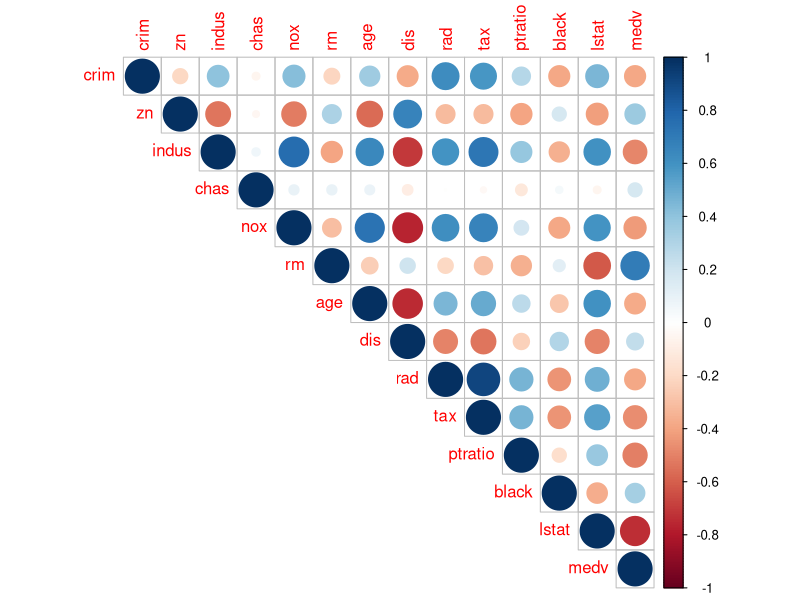
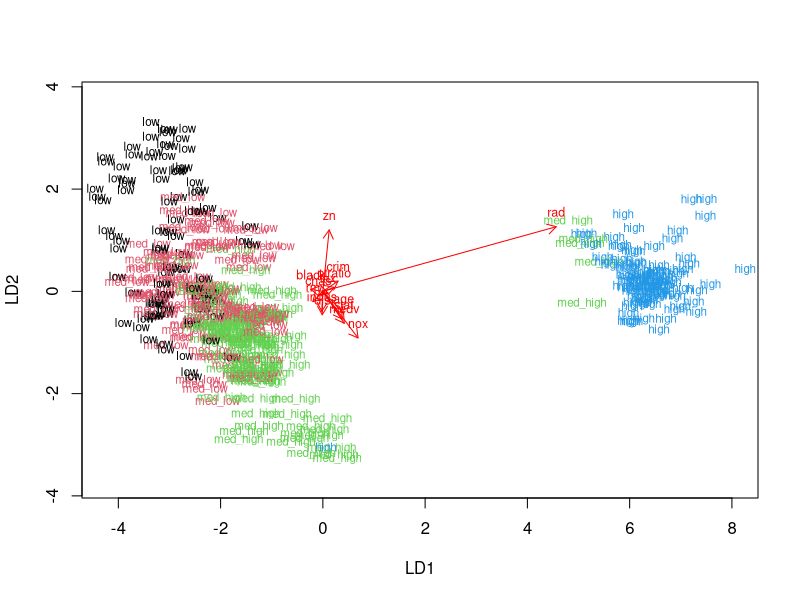

Write the R code that produced these figures, in order. (Note: this script raises an error after producing the figures.)
#Task 2

# libraries
library(MASS)
library(corrplot)
# load the data
data("Boston")

# Structure and dimension
str(Boston)
dim(Boston)
head(Boston)

# Description

#Task 3
cor_matrix<-cor(Boston)
corrplot(cor_matrix,type="upper")
# According to the correlation matrix, the strongest correlations were:
#- mean of distances to five Boston employment centres negatively correlates (-0.75) with proportion of owner-occupied units built prior to 1940;
#- mean of distances to five Boston employment centres negatively correlates (-0.77) with nitrogen oxides concentration;
#- mean of distances to five Boston employment centres negatively correlates (-0.71) proportion of non-retail business acres per town;
#- median value of owner-occupied homes in \$1000s negatively correlates (-0.74) with lower status of the population;
#- median value of owner-occupied homes in \$1000s positively correlates (0.7) with average number of rooms per dwelling;
#- full-value property-tax rate per \$10,000 positively correlates (0.91) with index of accessibility to radial highways;
#- full-value property-tax rate per \$10,000 positively correlates (0.72) with proportion of non-retail business acres per town;
#- proportion of owner-occupied units built prior to 1940 positively correlates (0.73) with nitrogen oxides concentration (parts per 10 million);

#Task 4

boston_scaled <- scale(Boston)
summary(boston_scaled)
summary(Boston)

#The means are 0, and the min. and max. (range) are a lot smaller in absolute values. 

# create a quantile vector of crim and print it
bins <- quantile(boston_scaled[,1])

# create a categorical variable 'crime'
crime <- cut(boston_scaled[,1], breaks = bins, include.lowest = TRUE, label=c("low","med_low","med_high","high"))

# look at the table of the new factor crime
table(crime)

# add the new categorical value to scaled data
boston_scaled <- data.frame(boston_scaled, crime)

# number of rows in the Boston dataset 
n <- nrow(boston_scaled)

# choose randomly 80% of the rows
ind <- sample(n,  size = n * 0.8)

# create train set
train <- boston_scaled[ind,]

# create test set 
test <- boston_scaled[-ind,]

# save the correct classes from test data
correct_classes <- test$crime

# remove the crime variable from test data
test <- dplyr::select(test, -crime)

str(train)
str(test)

#Task 5 and 6

# linear discriminant analysis
lda.fit <- lda(crime~., data = train)

# print the lda.fit object
lda.fit

# the function for lda biplot arrows
lda.arrows <- function(x, myscale = 1, arrow_heads = 0.1, color = "red", tex = 0.75, choices = c(1,2)){
  heads <- coef(x)
  arrows(x0 = 0, y0 = 0, 
         x1 = myscale * heads[,choices[1]], 
         y1 = myscale * heads[,choices[2]], col=color, length = arrow_heads)
  text(myscale * heads[,choices], labels = row.names(heads), 
       cex = tex, col=color, pos=3)
}

# target classes as numeric
classes <- as.numeric(train$crime)

# plot the lda results
plot(lda.fit, dimen = 2, col=classes,pch=classes)
lda.arrows(lda.fit, myscale = 1.5)


# predict classes with test data
lda.pred <- predict(lda.fit, newdata = test)

# cross tabulate the results
table(correct = correct_classes, predicted = lda.pred$class)

#Task 7

boston_scaled2 <- scale(Boston)
summary(boston_scaled2)

# euclidean distance matrix
dist_eu <- dist(boston_scaled2,method="euclidean")

# look at the summary of the distances
summary(dist_eu)

# calculate the total within sum of squares
twcss <- sapply(1:10, function(k){kmeans(boston_scaled2, k)$tot.withinss})

# visualize the results
qplot(x = 1:10, y = twcss, geom = 'line')

# k-means clustering
km <-kmeans(boston_scaled2, centers = 2)

# plot the Boston dataset with clusters
pairs(boston_scaled2, col = km$cluster)

#According to k-means clustering, the observations of all covariates included in the Boston dataset are somehow clustered in two heterogeneous samples




